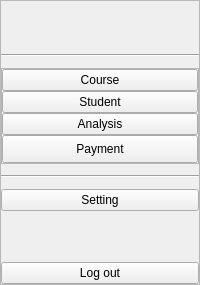
        <widget class="QFrame" name="frame_sidebar">
         <property name="sizePolicy">
          <sizepolicy hsizetype="Preferred" vsizetype="Preferred">
           <horstretch>0</horstretch>
           <verstretch>0</verstretch>
          </sizepolicy>
         </property>
         <property name="frameShape">
          <enum>QFrame::StyledPanel</enum>
         </property>
         <property name="frameShadow">
          <enum>QFrame::Raised</enum>
         </property>
         <layout class="QVBoxLayout" name="verticalLayout" stretch="0,0,0,0,0,0,0">
          <property name="spacing">
           <number>11</number>
          </property>
          <property name="leftMargin">
           <number>0</number>
          </property>
          <property name="topMargin">
           <number>11</number>
          </property>
          <property name="rightMargin">
           <number>0</number>
          </property>
          <property name="bottomMargin">
           <number>0</number>
          </property>
          <item>
           <widget class="QLabel" name="brand">
            <property name="sizePolicy">
             <sizepolicy hsizetype="Preferred" vsizetype="Preferred">
              <horstretch>0</horstretch>
              <verstretch>0</verstretch>
             </sizepolicy>
            </property>
            <property name="maximumSize">
             <size>
              <width>160</width>
              <height>90</height>
             </size>
            </property>
            <property name="font">
             <font>
              <pointsize>20</pointsize>
             </font>
            </property>
            <property name="styleSheet">
             <string notr="true"/>
            </property>
            <property name="text">
             <string/>
            </property>
            <property name="pixmap">
             <pixmap resource="resource_from_qt.qrc">:/Images/images/Logo DUKI.png</pixmap>
            </property>
            <property name="scaledContents">
             <bool>true</bool>
            </property>
            <property name="alignment">
             <set>Qt::AlignCenter</set>
            </property>
           </widget>
          </item>
          <item>
           <widget class="Line" name="line_1">
            <property name="orientation">
             <enum>Qt::Horizontal</enum>
            </property>
           </widget>
          </item>
          <item>
           <widget class="QFrame" name="frame_menu">
            <property name="frameShape">
             <enum>QFrame::StyledPanel</enum>
            </property>
            <property name="frameShadow">
             <enum>QFrame::Raised</enum>
            </property>
            <layout class="QVBoxLayout" name="verticalLayout_3">
             <property name="spacing">
              <number>0</number>
             </property>
             <property name="leftMargin">
              <number>0</number>
             </property>
             <property name="topMargin">
              <number>0</number>
             </property>
             <property name="rightMargin">
              <number>0</number>
             </property>
             <property name="bottomMargin">
              <number>0</number>
             </property>
             <item>
              <widget class="QPushButton" name="menu_course">
               <property name="sizePolicy">
                <sizepolicy hsizetype="Minimum" vsizetype="Preferred">
                 <horstretch>0</horstretch>
                 <verstretch>0</verstretch>
                </sizepolicy>
               </property>
               <property name="styleSheet">
                <string notr="true"/>
               </property>
               <property name="text">
                <string>Course</string>
               </property>
               <property name="icon">
                <iconset resource="resource_from_qt.qrc">
                 <normaloff>:/Icons/images/icons/Course/Course.png</normaloff>:/Icons/images/icons/Course/Course.png</iconset>
               </property>
              </widget>
             </item>
             <item>
              <widget class="QPushButton" name="menu_student">
               <property name="sizePolicy">
                <sizepolicy hsizetype="Minimum" vsizetype="Preferred">
                 <horstretch>0</horstretch>
                 <verstretch>0</verstretch>
                </sizepolicy>
               </property>
               <property name="layoutDirection">
                <enum>Qt::LeftToRight</enum>
               </property>
               <property name="styleSheet">
                <string notr="true"/>
               </property>
               <property name="text">
                <string>Student</string>
               </property>
               <property name="icon">
                <iconset resource="resource_from_qt.qrc">
                 <normaloff>:/Icons/images/icons/Course/Student1.png</normaloff>:/Icons/images/icons/Course/Student1.png</iconset>
               </property>
              </widget>
             </item>
             <item>
              <widget class="QPushButton" name="menu_analysis">
               <property name="sizePolicy">
                <sizepolicy hsizetype="Minimum" vsizetype="Preferred">
                 <horstretch>0</horstretch>
                 <verstretch>0</verstretch>
                </sizepolicy>
               </property>
               <property name="styleSheet">
                <string notr="true"/>
               </property>
               <property name="text">
                <string>Analysis</string>
               </property>
               <property name="icon">
                <iconset resource="resource_from_qt.qrc">
                 <normaloff>:/Icons/images/icons/Course/Analysis.png</normaloff>:/Icons/images/icons/Course/Analysis.png</iconset>
               </property>
              </widget>
             </item>
             <item>
              <widget class="QPushButton" name="menu_payment">
               <property name="sizePolicy">
                <sizepolicy hsizetype="Preferred" vsizetype="Preferred">
                 <horstretch>0</horstretch>
                 <verstretch>0</verstretch>
                </sizepolicy>
               </property>
               <property name="minimumSize">
                <size>
                 <width>150</width>
                 <height>28</height>
                </size>
               </property>
               <property name="styleSheet">
                <string notr="true"/>
               </property>
               <property name="text">
                <string>Payment</string>
               </property>
               <property name="icon">
                <iconset resource="resource_from_qt.qrc">
                 <normaloff>:/Icons/images/icons/Course/Payment.png</normaloff>:/Icons/images/icons/Course/Payment.png</iconset>
               </property>
              </widget>
             </item>
            </layout>
           </widget>
          </item>
          <item>
           <widget class="Line" name="line_2">
            <property name="orientation">
             <enum>Qt::Horizontal</enum>
            </property>
           </widget>
          </item>
          <item>
           <widget class="QPushButton" name="menu_setting">
            <property name="sizePolicy">
             <sizepolicy hsizetype="Preferred" vsizetype="Preferred">
              <horstretch>0</horstretch>
              <verstretch>0</verstretch>
             </sizepolicy>
            </property>
            <property name="minimumSize">
             <size>
              <width>60</width>
              <height>12</height>
             </size>
            </property>
            <property name="styleSheet">
             <string notr="true"/>
            </property>
            <property name="text">
             <string>Setting</string>
            </property>
           </widget>
          </item>
          <item>
           <spacer name="verticalSpacer">
            <property name="orientation">
             <enum>Qt::Vertical</enum>
            </property>
            <property name="sizeHint" stdset="0">
             <size>
              <width>20</width>
              <height>40</height>
             </size>
            </property>
           </spacer>
          </item>
          <item>
           <widget class="QPushButton" name="menu_logout">
            <property name="sizePolicy">
             <sizepolicy hsizetype="Preferred" vsizetype="Preferred">
              <horstretch>0</horstretch>
              <verstretch>0</verstretch>
             </sizepolicy>
            </property>
            <property name="styleSheet">
             <string notr="true"/>
            </property>
            <property name="text">
             <string>Log out</string>
            </property>
            <property name="icon">
             <iconset resource="resource_from_qt.qrc">
              <normaloff>:/Icons/images/icons/Course/Log_Out.png</normaloff>:/Icons/images/icons/Course/Log_Out.png</iconset>
            </property>
           </widget>
          </item>
         </layout>
        </widget>
